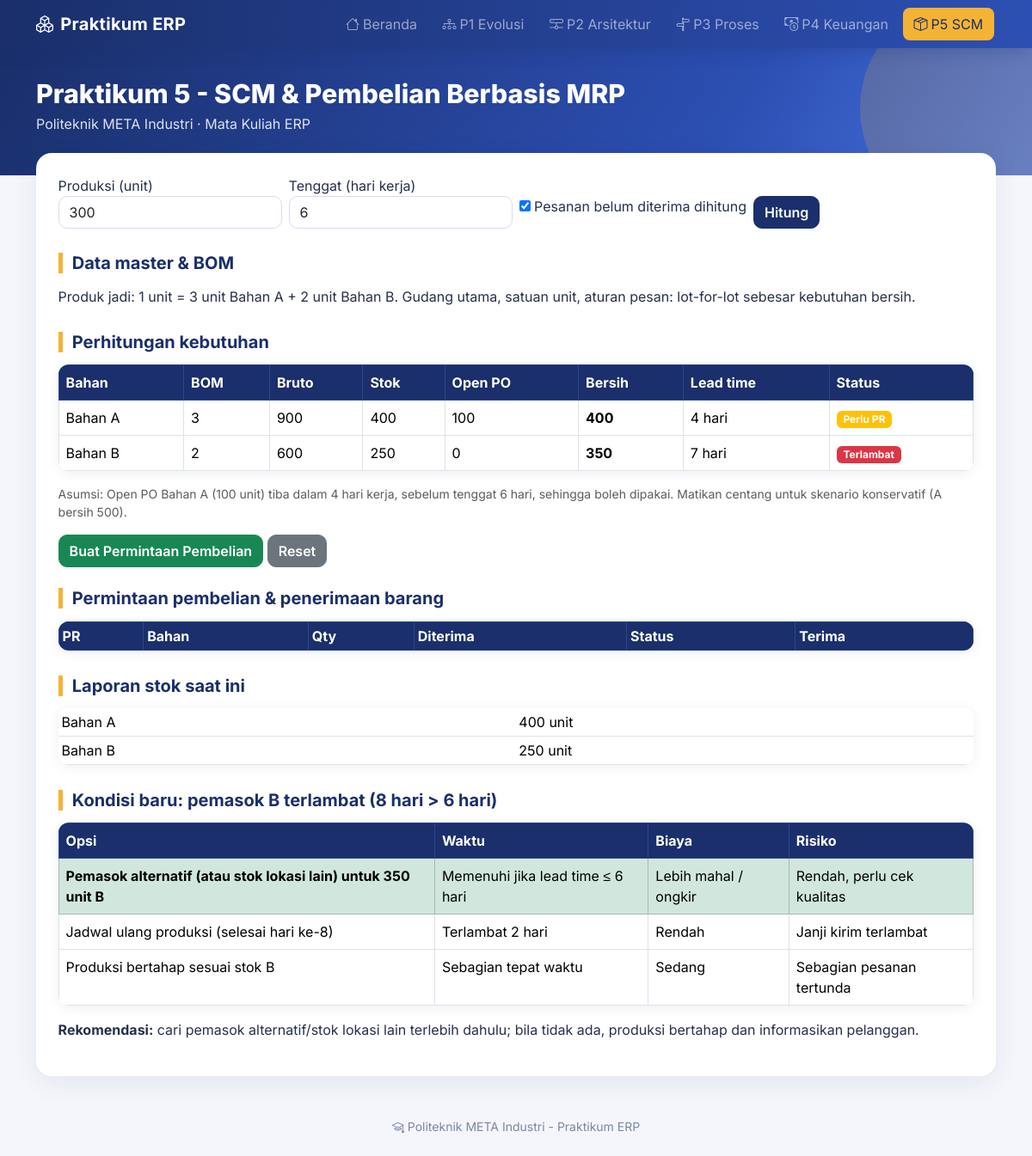
/p5.php, run on the app's committed database.
### tables this page shows
CREATE TABLE material(kode VARCHAR(5) PRIMARY KEY,nama VARCHAR(40),stok INT,po_open INT,lead_time INT,per_unit INT,satuan VARCHAR(10) DEFAULT 'unit');

### p5.php (the view, shortened to what this page needs)
<?php $title='Praktikum 5 - SCM & Pembelian Berbasis MRP'; include 'header.php';
$qty=max(1,(int)($_GET['qty']??300));$dl=max(1,(int)($_GET['dl']??6));$inc=isset($_GET['inc'])||!$_GET;$ket='';
$m=$db->query("SELECT * FROM material")->fetch_all(MYSQLI_ASSOC);?>
<form class="row g-2 mb-3"><div class="col-auto"><label>Produksi (unit)</label><input name="qty" type="number" value="<?=$qty?>" class="form-control"></div><div class="col-auto"><label>Tenggat (hari kerja)</label><input name="dl" type="number" value="<?=$dl?>" class="form-control"></div>
<div class="col-auto pt-4"><label><input type="checkbox" name="inc" <?=$inc?'checked':''?>> Pesanan belum diterima dihitung</label></div><div class="col-auto pt-4"><button class="btn btn-primary">Hitung</button></div></form>
<h5>Data master & BOM</h5><p>Produk jadi: 1 unit = 3 unit Bahan A + 2 unit Bahan B. Gudang utama, satuan unit, aturan pesan: lot-for-lot sebesar kebutuhan bersih.</p>
<h5>Perhitungan kebutuhan</h5>
<form method="post"><table class="table table-bordered bg-white"><tr class="table-primary"><th>Bahan</th><th>BOM</th><th>Bruto</th><th>Stok</th><th>Open PO</th><th>Bersih</th><th>Lead time</th><th>Status</th></tr>
<?php foreach($m as $x){$g=$qty*$x['per_unit'];$po=$inc?$x['po_open']:0;$n=max(0,$g-$x['stok']-$po);$late=$n>0&&$x['lead_time']>$dl;?>
<tr><td><?=$x['nama']?></td><td><?=$x['per_unit']?></td><td><?=$g?></td><td><?=$x['stok']?></td><td><?=$po?></td><td><b><?=$n?></b><input type="hidden" name="net[<?=$x['kode']?>]" value="<?=$n?>"></td><td><?=$x['lead_time']?> hari</td><td><?=$n==0?'<span class="badge bg-success">Cukup</span>':($late?'<span class="badge bg-danger">Terlambat</span>':'<span class="badge bg-warning">Perlu PR</span>')?></td></tr><?php }?></table>
<p class="small text-muted">Asumsi: Open PO Bahan A (100 unit) tiba dalam 4 hari kerja, sebelum tenggat <?=$dl?> hari, sehingga boleh dipakai. Matikan centang untuk skenario konservatif (A bersih 500).</p>
<button name="pr" class="btn btn-success">Buat Permintaan Pembelian</button> <button name="reset" class="btn btn-secondary">Reset</button></form>
<h5 class="mt-4">Permintaan pembelian & penerimaan barang</h5>
<table class="table table-sm table-bordered bg-white align-middle"><tr class="table-primary"><th>PR</th><th>Bahan</th><th>Qty</th><th>Diterima</th><th>Status</th><th>Terima</th></tr>
</table>
<h5>Laporan stok saat ini</h5><table class="table table-sm bg-white"><?php foreach($m as $x):?><tr><td><?=$x['nama']?></td><td><?=$x['stok']?> unit</td></tr><?php endforeach;?></table>
<h5>Kondisi baru: pemasok B terlambat (8 hari &gt; 6 hari)</h5>
<table class="table table-bordered bg-white"><tr class="table-primary"><th>Opsi</th><th>Waktu</th><th>Biaya</th><th>Risiko</th></tr>
<tr class="table-success"><td><b>Pemasok alternatif (atau stok lokasi lain) untuk 350 unit B</b></td><td>Memenuhi jika lead time &le; 6 hari</td><td>Lebih mahal / ongkir</td><td>Rendah, perlu cek kualitas</td></tr>
<tr><td>Jadwal ulang produksi (selesai hari ke-8)</td><td>Terlambat 2 hari</td><td>Rendah</td><td>Janji kirim terlambat</td></tr>
<tr><td>Produksi bertahap sesuai stok B</td><td>Sebagian tepat waktu</td><td>Sedang</td><td>Sebagian pesanan tertunda</td></tr></table>
<p><b>Rekomendasi:</b> cari pemasok alternatif/stok lokasi lain terlebih dahulu; bila tidak ada, produksi bertahap dan informasikan pelanggan.</p>
<?php include 'footer.php';?>

### style.css (style rules this page uses)
:root { --navy:#1a2f6b;--navy2:#2c4fb3;--gold:#f5b335;--bg:#f4f6fb }
body { font-family:'Inter',system-ui,sans-serif;background:var(--bg);color:#26304d }
h5 { color:var(--navy);font-weight:700;margin:1.8rem 0 .9rem;padding-left:.7rem;border-left:5px solid var(--gold) }
table.table { border-radius:12px;overflow:hidden;box-shadow:0 2px 14px rgba(26,47,107,.08);background:#fff }
.table-primary { --bs-table-bg:var(--navy);--bs-table-color:#fff;--bs-table-border-color:#2c4590 }
.btn { border-radius:10px;font-weight:600 }
.btn-primary { --bs-btn-bg:var(--navy);--bs-btn-border-color:var(--navy);--bs-btn-hover-bg:#14255a;--bs-btn-hover-border-color:#14255a }
.form-control,.form-select { border-radius:10px;border-color:#d5dcf0 }

### data on the page
material: nama "Bahan A", per_unit "3", per_unit "900", stok "400", po_open "100", lead_time "4", shows "Perlu PR"
material: nama "Bahan B", per_unit "2", per_unit "600", stok "250", po_open "0", n "350", lead_time "7", shows "Terlambat"

### other printed values
$n[0] "Beranda"
$n[0] "P1 Evolusi"
$n[0] "P2 Arsitektur"
$n[0] "P3 Proses"
$n[0] "P4 Keuangan"
$n[0] "P5 SCM"
$title "Praktikum 5 - SCM & Pembelian Berbasis MRP"
$dl "6"
